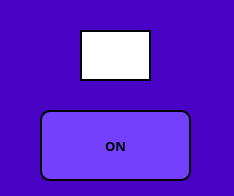
<?xml version="1.0" encoding="UTF-8"?>
<ui version="4.0">
 <class>MainWindow</class>
 <widget class="QMainWindow" name="MainWindow">
  <property name="geometry">
   <rect>
    <x>0</x>
    <y>0</y>
    <width>234</width>
    <height>196</height>
   </rect>
  </property>
  <property name="windowTitle">
   <string>7 sec Disconnect</string>
  </property>
  <property name="layoutDirection">
   <enum>Qt::LeftToRight</enum>
  </property>
  <widget class="QWidget" name="centralwidget">
   <property name="styleSheet">
    <string notr="true">background-color : #4903C4</string>
   </property>
   <widget class="QPushButton" name="pushButton">
    <property name="geometry">
     <rect>
      <x>40</x>
      <y>110</y>
      <width>151</width>
      <height>71</height>
     </rect>
    </property>
    <property name="font">
     <font>
      <family>Arial Black</family>
      <pointsize>10</pointsize>
      <weight>75</weight>
      <bold>true</bold>
     </font>
    </property>
    <property name="styleSheet">
     <string notr="true">border-style: solid;
border-radius: 10px;
border-color: #000000;
border-width: 2px;
background-color : #fff;
background-color : #7440FC; 
</string>
    </property>
    <property name="text">
     <string>ON</string>
    </property>
   </widget>
   <widget class="QLineEdit" name="lineEdit_2">
    <property name="geometry">
     <rect>
      <x>80</x>
      <y>30</y>
      <width>71</width>
      <height>51</height>
     </rect>
    </property>
    <property name="font">
     <font>
      <family>Arial</family>
      <pointsize>11</pointsize>
      <weight>75</weight>
      <bold>true</bold>
     </font>
    </property>
    <property name="styleSheet">
     <string notr="true">border-style: solid;
border-color: #000000;
border-width: 2px;
background-color : #fff;</string>
    </property>
    <property name="text">
     <string/>
    </property>
    <property name="alignment">
     <set>Qt::AlignCenter</set>
    </property>
   </widget>
  </widget>
 </widget>
 <resources/>
 <connections/>
</ui>
